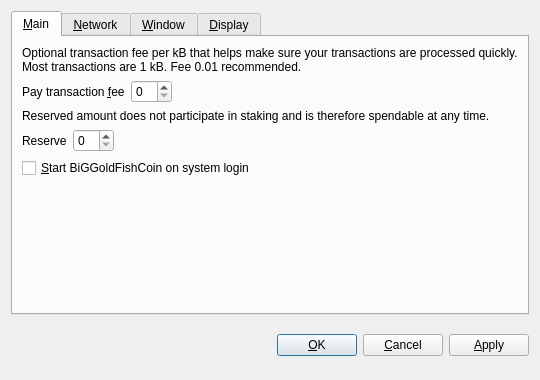
<?xml version="1.0" encoding="UTF-8"?>
<ui version="4.0">
 <class>OptionsDialog</class>
 <widget class="QDialog" name="OptionsDialog">
  <property name="geometry">
   <rect>
    <x>0</x>
    <y>0</y>
    <width>540</width>
    <height>380</height>
   </rect>
  </property>
  <property name="windowTitle">
   <string>Options</string>
  </property>
  <property name="modal">
   <bool>true</bool>
  </property>
  <layout class="QVBoxLayout" name="verticalLayout">
   <item>
    <widget class="QTabWidget" name="tabWidget">
     <property name="tabPosition">
      <enum>QTabWidget::North</enum>
     </property>
     <property name="currentIndex">
      <number>0</number>
     </property>
     <widget class="QWidget" name="tabMain">
      <attribute name="title">
       <string>&amp;Main</string>
      </attribute>
      <layout class="QVBoxLayout" name="verticalLayout_Main">
       <item>
        <widget class="QLabel" name="transactionFeeInfoLabel">
         <property name="text">
          <string>Optional transaction fee per kB that helps make sure your transactions are processed quickly. Most transactions are 1 kB. Fee 0.01 recommended.</string>
         </property>
         <property name="textFormat">
          <enum>Qt::PlainText</enum>
         </property>
         <property name="wordWrap">
          <bool>true</bool>
         </property>
        </widget>
       </item>
       <item>
        <layout class="QHBoxLayout" name="horizontalLayoutFee">
         <item>
          <widget class="QLabel" name="transactionFeeLabel">
           <property name="text">
            <string>Pay transaction &amp;fee</string>
           </property>
           <property name="textFormat">
            <enum>Qt::PlainText</enum>
           </property>
           <property name="buddy">
            <cstring>transactionFee</cstring>
           </property>
          </widget>
         </item>
         <item>
          <widget class="BitcoinAmountField" name="transactionFee"/>
         </item>
         <item>
          <spacer name="horizontalSpacerFee">
           <property name="orientation">
            <enum>Qt::Horizontal</enum>
           </property>
           <property name="sizeHint" stdset="0">
            <size>
             <width>40</width>
             <height>20</height>
            </size>
           </property>
          </spacer>
         </item>
        </layout>
       </item>
       <item>
        <widget class="QLabel" name="reserveBalanceInfoLabel">
         <property name="text">
          <string>Reserved amount does not participate in staking and is therefore spendable at any time.</string>
         </property>
         <property name="textFormat">
          <enum>Qt::PlainText</enum>
         </property>
         <property name="wordWrap">
          <bool>true</bool>
         </property>
        </widget>
       </item>
       <item>
        <layout class="QHBoxLayout" name="horizontalLayoutReserveBalance">
         <item>
          <widget class="QLabel" name="reserveBalanceLabel">
           <property name="text">
            <string>Reserve</string>
           </property>
           <property name="textFormat">
            <enum>Qt::PlainText</enum>
           </property>
           <property name="buddy">
            <cstring>reserveBalance</cstring>
           </property>
          </widget>
         </item>
         <item>
          <widget class="BitcoinAmountField" name="reserveBalance"/>
         </item>
         <item>
          <spacer name="horizontalSpacerReserveBalance">
           <property name="orientation">
            <enum>Qt::Horizontal</enum>
           </property>
           <property name="sizeHint" stdset="0">
            <size>
             <width>40</width>
             <height>20</height>
            </size>
           </property>
          </spacer>
         </item>
        </layout>
       </item>
       <item>
        <widget class="QCheckBox" name="bitcoinAtStartup">
         <property name="toolTip">
          <string>Automatically start BiGGoldFishCoin after logging in to the system.</string>
         </property>
         <property name="text">
          <string>&amp;Start BiGGoldFishCoin on system login</string>
         </property>
        </widget>
       </item>
       <item>
        <spacer name="verticalSpacer_Main">
         <property name="orientation">
          <enum>Qt::Vertical</enum>
         </property>
         <property name="sizeHint" stdset="0">
          <size>
           <width>20</width>
           <height>40</height>
          </size>
         </property>
        </spacer>
       </item>
      </layout>
     </widget>
     <widget class="QWidget" name="tabNetwork">
      <attribute name="title">
       <string>&amp;Network</string>
      </attribute>
      <layout class="QVBoxLayout" name="verticalLayout_Network">
       <item>
        <widget class="QCheckBox" name="mapPortUpnp">
         <property name="toolTip">
          <string>Automatically open the BiGGoldFishCoin client port on the router. This only works when your router supports UPnP and it is enabled.</string>
         </property>
         <property name="text">
          <string>Map port using &amp;UPnP</string>
         </property>
        </widget>
       </item>
       <item>
        <widget class="QCheckBox" name="connectSocks">
         <property name="toolTip">
          <string>Connect to the BiGGoldFishCoin network through a SOCKS proxy (e.g. when connecting through Tor).</string>
         </property>
         <property name="text">
          <string>&amp;Connect through SOCKS proxy:</string>
         </property>
        </widget>
       </item>
       <item>
        <layout class="QHBoxLayout" name="horizontalLayout_Network">
         <item>
          <widget class="QLabel" name="proxyIpLabel">
           <property name="text">
            <string>Proxy &amp;IP:</string>
           </property>
           <property name="textFormat">
            <enum>Qt::PlainText</enum>
           </property>
           <property name="buddy">
            <cstring>proxyIp</cstring>
           </property>
          </widget>
         </item>
         <item>
          <widget class="QValidatedLineEdit" name="proxyIp">
           <property name="maximumSize">
            <size>
             <width>140</width>
             <height>16777215</height>
            </size>
           </property>
           <property name="toolTip">
            <string>IP address of the proxy (e.g. 127.0.0.1)</string>
           </property>
          </widget>
         </item>
         <item>
          <widget class="QLabel" name="proxyPortLabel">
           <property name="text">
            <string>&amp;Port:</string>
           </property>
           <property name="textFormat">
            <enum>Qt::PlainText</enum>
           </property>
           <property name="buddy">
            <cstring>proxyPort</cstring>
           </property>
          </widget>
         </item>
         <item>
          <widget class="QLineEdit" name="proxyPort">
           <property name="maximumSize">
            <size>
             <width>55</width>
             <height>16777215</height>
            </size>
           </property>
           <property name="toolTip">
            <string>Port of the proxy (e.g. 9050)</string>
           </property>
          </widget>
         </item>
         <item>
          <widget class="QLabel" name="socksVersionLabel">
           <property name="text">
            <string>SOCKS &amp;Version:</string>
           </property>
           <property name="textFormat">
            <enum>Qt::PlainText</enum>
           </property>
           <property name="buddy">
            <cstring>socksVersion</cstring>
           </property>
          </widget>
         </item>
         <item>
          <widget class="QValueComboBox" name="socksVersion">
           <property name="toolTip">
            <string>SOCKS version of the proxy (e.g. 5)</string>
           </property>
          </widget>
         </item>
         <item>
          <spacer name="horizontalSpacer_Network">
           <property name="orientation">
            <enum>Qt::Horizontal</enum>
           </property>
           <property name="sizeHint" stdset="0">
            <size>
             <width>40</width>
             <height>20</height>
            </size>
           </property>
          </spacer>
         </item>
        </layout>
       </item>
       <item>
        <spacer name="verticalSpacer_Network">
         <property name="orientation">
          <enum>Qt::Vertical</enum>
         </property>
         <property name="sizeHint" stdset="0">
          <size>
           <width>20</width>
           <height>40</height>
          </size>
         </property>
        </spacer>
       </item>
      </layout>
     </widget>
     <widget class="QWidget" name="tabWindow">
      <attribute name="title">
       <string>&amp;Window</string>
      </attribute>
      <layout class="QVBoxLayout" name="verticalLayout_Window">
       <item>
        <widget class="QCheckBox" name="minimizeToTray">
         <property name="toolTip">
          <string>Show only a tray icon after minimizing the window.</string>
         </property>
         <property name="text">
          <string>&amp;Minimize to the tray instead of the taskbar</string>
         </property>
        </widget>
       </item>
       <item>
        <widget class="QCheckBox" name="minimizeOnClose">
         <property name="toolTip">
          <string>Minimize instead of exit the application when the window is closed. When this option is enabled, the application will be closed only after selecting Quit in the menu.</string>
         </property>
         <property name="text">
          <string>M&amp;inimize on close</string>
         </property>
        </widget>
       </item>
       <item>
        <spacer name="verticalSpacer_Window">
         <property name="orientation">
          <enum>Qt::Vertical</enum>
         </property>
         <property name="sizeHint" stdset="0">
          <size>
           <width>20</width>
           <height>40</height>
          </size>
         </property>
        </spacer>
       </item>
      </layout>
     </widget>
     <widget class="QWidget" name="tabDisplay">
      <attribute name="title">
       <string>&amp;Display</string>
      </attribute>
      <layout class="QVBoxLayout" name="verticalLayout_Display">
       <item>
        <layout class="QHBoxLayout" name="horizontalLayout_1_Display">
         <item>
          <widget class="QLabel" name="langLabel">
           <property name="text">
            <string>User Interface &amp;language:</string>
           </property>
           <property name="textFormat">
            <enum>Qt::PlainText</enum>
           </property>
           <property name="buddy">
            <cstring>lang</cstring>
           </property>
          </widget>
         </item>
         <item>
          <widget class="QValueComboBox" name="lang">
           <property name="toolTip">
            <string>The user interface language can be set here. This setting will take effect after restarting BiGGoldFishCoin.</string>
           </property>
          </widget>
         </item>
        </layout>
       </item>
       <item>
        <layout class="QHBoxLayout" name="horizontalLayout_2_Display">
         <item>
          <widget class="QLabel" name="unitLabel">
           <property name="text">
            <string>&amp;Unit to show amounts in:</string>
           </property>
           <property name="textFormat">
            <enum>Qt::PlainText</enum>
           </property>
           <property name="buddy">
            <cstring>unit</cstring>
           </property>
          </widget>
         </item>
         <item>
          <widget class="QValueComboBox" name="unit">
           <property name="toolTip">
            <string>Choose the default subdivision unit to show in the interface and when sending coins.</string>
           </property>
          </widget>
         </item>
        </layout>
       </item>
       <item>
        <widget class="QCheckBox" name="displayAddresses">
         <property name="toolTip">
          <string>Whether to show BiGGoldFishCoin addresses in the transaction list or not.</string>
         </property>
         <property name="text">
          <string>&amp;Display addresses in transaction list</string>
         </property>
        </widget>
       </item>
       <item>
        <widget class="QCheckBox" name="coinControlFeatures">
         <property name="toolTip">
          <string>Whether to show coin control features or not.</string>
         </property>
         <property name="text">
          <string>Display coin &amp;control features (experts only!)</string>
         </property>
        </widget>
       </item>
       <item>
        <spacer name="verticalSpacer_Display">
         <property name="orientation">
          <enum>Qt::Vertical</enum>
         </property>
         <property name="sizeHint" stdset="0">
          <size>
           <width>20</width>
           <height>40</height>
          </size>
         </property>
        </spacer>
       </item>
      </layout>
     </widget>
    </widget>
   </item>
   <item>
    <layout class="QHBoxLayout" name="horizontalLayout_Buttons">
     <item>
      <spacer name="horizontalSpacer_1">
       <property name="orientation">
        <enum>Qt::Horizontal</enum>
       </property>
       <property name="sizeHint" stdset="0">
        <size>
         <width>40</width>
         <height>48</height>
        </size>
       </property>
      </spacer>
     </item>
     <item>
      <widget class="QLabel" name="statusLabel">
       <property name="font">
        <font>
         <weight>75</weight>
         <bold>true</bold>
        </font>
       </property>
       <property name="text">
        <string/>
       </property>
       <property name="textFormat">
        <enum>Qt::PlainText</enum>
       </property>
       <property name="wordWrap">
        <bool>true</bool>
       </property>
      </widget>
     </item>
     <item>
      <spacer name="horizontalSpacer_2">
       <property name="orientation">
        <enum>Qt::Horizontal</enum>
       </property>
       <property name="sizeHint" stdset="0">
        <size>
         <width>40</width>
         <height>48</height>
        </size>
       </property>
      </spacer>
     </item>
     <item>
      <widget class="QPushButton" name="okButton">
       <property name="text">
        <string>&amp;OK</string>
       </property>
      </widget>
     </item>
     <item>
      <widget class="QPushButton" name="cancelButton">
       <property name="text">
        <string>&amp;Cancel</string>
       </property>
       <property name="autoDefault">
        <bool>false</bool>
       </property>
      </widget>
     </item>
     <item>
      <widget class="QPushButton" name="applyButton">
       <property name="text">
        <string>&amp;Apply</string>
       </property>
       <property name="autoDefault">
        <bool>false</bool>
       </property>
      </widget>
     </item>
    </layout>
   </item>
  </layout>
 </widget>
 <customwidgets>
  <customwidget>
   <class>BitcoinAmountField</class>
   <extends>QSpinBox</extends>
   <header>bitcoinamountfield.h</header>
  </customwidget>
  <customwidget>
   <class>QValueComboBox</class>
   <extends>QComboBox</extends>
   <header>qvaluecombobox.h</header>
  </customwidget>
  <customwidget>
   <class>QValidatedLineEdit</class>
   <extends>QLineEdit</extends>
   <header>qvalidatedlineedit.h</header>
  </customwidget>
 </customwidgets>
 <resources/>
 <connections/>
</ui>
